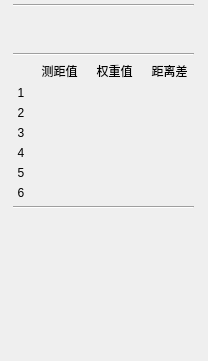
<?xml version="1.0" encoding="UTF-8"?>
<ui version="4.0">
 <class>usrtooltip</class>
 <widget class="QWidget" name="usrtooltip">
  <property name="geometry">
   <rect>
    <x>0</x>
    <y>0</y>
    <width>208</width>
    <height>361</height>
   </rect>
  </property>
  <property name="windowTitle">
   <string>Form</string>
  </property>
  <widget class="QWidget" name="verticalLayoutWidget">
   <property name="geometry">
    <rect>
     <x>13</x>
     <y>4</y>
     <width>181</width>
     <height>205</height>
    </rect>
   </property>
   <layout class="QVBoxLayout" name="verticalLayout" stretch="0,0,0,0,1,0">
    <item>
     <widget class="Line" name="line_3">
      <property name="orientation">
       <enum>Qt::Horizontal</enum>
      </property>
     </widget>
    </item>
    <item>
     <widget class="QLabel" name="labelPos">
      <property name="text">
       <string/>
      </property>
     </widget>
    </item>
    <item>
     <widget class="QLabel" name="labelTrack">
      <property name="text">
       <string/>
      </property>
     </widget>
    </item>
    <item>
     <widget class="Line" name="line">
      <property name="orientation">
       <enum>Qt::Horizontal</enum>
      </property>
     </widget>
    </item>
    <item>
     <layout class="QGridLayout" name="gridLayout" columnstretch="1,3,3,3">
      <item row="2" column="1">
       <widget class="QLabel" name="dist_2">
        <property name="text">
         <string/>
        </property>
        <property name="alignment">
         <set>Qt::AlignRight|Qt::AlignTrailing|Qt::AlignVCenter</set>
        </property>
       </widget>
      </item>
      <item row="5" column="1">
       <widget class="QLabel" name="dist_5">
        <property name="text">
         <string/>
        </property>
        <property name="alignment">
         <set>Qt::AlignRight|Qt::AlignTrailing|Qt::AlignVCenter</set>
        </property>
       </widget>
      </item>
      <item row="4" column="3">
       <widget class="QLabel" name="diff_4">
        <property name="text">
         <string/>
        </property>
        <property name="alignment">
         <set>Qt::AlignRight|Qt::AlignTrailing|Qt::AlignVCenter</set>
        </property>
       </widget>
      </item>
      <item row="6" column="1">
       <widget class="QLabel" name="dist_6">
        <property name="text">
         <string/>
        </property>
        <property name="alignment">
         <set>Qt::AlignRight|Qt::AlignTrailing|Qt::AlignVCenter</set>
        </property>
       </widget>
      </item>
      <item row="4" column="2">
       <widget class="QLabel" name="w_4">
        <property name="text">
         <string/>
        </property>
        <property name="alignment">
         <set>Qt::AlignRight|Qt::AlignTrailing|Qt::AlignVCenter</set>
        </property>
       </widget>
      </item>
      <item row="3" column="2">
       <widget class="QLabel" name="w_3">
        <property name="text">
         <string/>
        </property>
        <property name="alignment">
         <set>Qt::AlignRight|Qt::AlignTrailing|Qt::AlignVCenter</set>
        </property>
       </widget>
      </item>
      <item row="5" column="3">
       <widget class="QLabel" name="diff_5">
        <property name="text">
         <string/>
        </property>
        <property name="alignment">
         <set>Qt::AlignRight|Qt::AlignTrailing|Qt::AlignVCenter</set>
        </property>
       </widget>
      </item>
      <item row="3" column="3">
       <widget class="QLabel" name="diff_3">
        <property name="text">
         <string/>
        </property>
        <property name="alignment">
         <set>Qt::AlignRight|Qt::AlignTrailing|Qt::AlignVCenter</set>
        </property>
       </widget>
      </item>
      <item row="6" column="3">
       <widget class="QLabel" name="diff_6">
        <property name="text">
         <string/>
        </property>
        <property name="alignment">
         <set>Qt::AlignRight|Qt::AlignTrailing|Qt::AlignVCenter</set>
        </property>
       </widget>
      </item>
      <item row="6" column="2">
       <widget class="QLabel" name="w_6">
        <property name="text">
         <string/>
        </property>
        <property name="alignment">
         <set>Qt::AlignRight|Qt::AlignTrailing|Qt::AlignVCenter</set>
        </property>
       </widget>
      </item>
      <item row="0" column="2">
       <widget class="QLabel" name="titleWeight">
        <property name="text">
         <string>权重值</string>
        </property>
        <property name="alignment">
         <set>Qt::AlignCenter</set>
        </property>
       </widget>
      </item>
      <item row="5" column="2">
       <widget class="QLabel" name="w_5">
        <property name="text">
         <string/>
        </property>
        <property name="alignment">
         <set>Qt::AlignRight|Qt::AlignTrailing|Qt::AlignVCenter</set>
        </property>
       </widget>
      </item>
      <item row="4" column="1">
       <widget class="QLabel" name="dist_4">
        <property name="text">
         <string/>
        </property>
        <property name="alignment">
         <set>Qt::AlignRight|Qt::AlignTrailing|Qt::AlignVCenter</set>
        </property>
       </widget>
      </item>
      <item row="3" column="1">
       <widget class="QLabel" name="dist_3">
        <property name="text">
         <string/>
        </property>
        <property name="alignment">
         <set>Qt::AlignRight|Qt::AlignTrailing|Qt::AlignVCenter</set>
        </property>
       </widget>
      </item>
      <item row="0" column="1">
       <widget class="QLabel" name="titleDistance">
        <property name="text">
         <string>测距值</string>
        </property>
        <property name="alignment">
         <set>Qt::AlignCenter</set>
        </property>
       </widget>
      </item>
      <item row="2" column="2">
       <widget class="QLabel" name="w_2">
        <property name="text">
         <string/>
        </property>
        <property name="alignment">
         <set>Qt::AlignRight|Qt::AlignTrailing|Qt::AlignVCenter</set>
        </property>
       </widget>
      </item>
      <item row="1" column="2">
       <widget class="QLabel" name="w_1">
        <property name="text">
         <string/>
        </property>
        <property name="alignment">
         <set>Qt::AlignRight|Qt::AlignTrailing|Qt::AlignVCenter</set>
        </property>
       </widget>
      </item>
      <item row="2" column="3">
       <widget class="QLabel" name="diff_2">
        <property name="text">
         <string/>
        </property>
        <property name="alignment">
         <set>Qt::AlignRight|Qt::AlignTrailing|Qt::AlignVCenter</set>
        </property>
       </widget>
      </item>
      <item row="1" column="3">
       <widget class="QLabel" name="diff_1">
        <property name="text">
         <string/>
        </property>
        <property name="alignment">
         <set>Qt::AlignRight|Qt::AlignTrailing|Qt::AlignVCenter</set>
        </property>
       </widget>
      </item>
      <item row="1" column="1">
       <widget class="QLabel" name="dist_1">
        <property name="text">
         <string/>
        </property>
        <property name="alignment">
         <set>Qt::AlignRight|Qt::AlignTrailing|Qt::AlignVCenter</set>
        </property>
       </widget>
      </item>
      <item row="0" column="3">
       <widget class="QLabel" name="titleDiffDist">
        <property name="text">
         <string>距离差</string>
        </property>
        <property name="alignment">
         <set>Qt::AlignCenter</set>
        </property>
       </widget>
      </item>
      <item row="4" column="0">
       <widget class="QLabel" name="label_4">
        <property name="text">
         <string>4</string>
        </property>
        <property name="alignment">
         <set>Qt::AlignCenter</set>
        </property>
       </widget>
      </item>
      <item row="6" column="0">
       <widget class="QLabel" name="label_6">
        <property name="text">
         <string>6</string>
        </property>
        <property name="alignment">
         <set>Qt::AlignCenter</set>
        </property>
       </widget>
      </item>
      <item row="2" column="0">
       <widget class="QLabel" name="label_2">
        <property name="text">
         <string>2</string>
        </property>
        <property name="alignment">
         <set>Qt::AlignCenter</set>
        </property>
       </widget>
      </item>
      <item row="5" column="0">
       <widget class="QLabel" name="label_5">
        <property name="text">
         <string>5</string>
        </property>
        <property name="alignment">
         <set>Qt::AlignCenter</set>
        </property>
       </widget>
      </item>
      <item row="1" column="0">
       <widget class="QLabel" name="label_1">
        <property name="text">
         <string>1</string>
        </property>
        <property name="alignment">
         <set>Qt::AlignCenter</set>
        </property>
       </widget>
      </item>
      <item row="3" column="0">
       <widget class="QLabel" name="label_3">
        <property name="text">
         <string>3</string>
        </property>
        <property name="alignment">
         <set>Qt::AlignCenter</set>
        </property>
       </widget>
      </item>
      <item row="0" column="0">
       <widget class="QLabel" name="labelTagId">
        <property name="text">
         <string/>
        </property>
        <property name="alignment">
         <set>Qt::AlignCenter</set>
        </property>
       </widget>
      </item>
     </layout>
    </item>
    <item>
     <widget class="Line" name="line_2">
      <property name="orientation">
       <enum>Qt::Horizontal</enum>
      </property>
     </widget>
    </item>
   </layout>
  </widget>
  <widget class="QwtPlot" name="qwtPlot">
   <property name="geometry">
    <rect>
     <x>10</x>
     <y>220</y>
     <width>190</width>
     <height>130</height>
    </rect>
   </property>
  </widget>
 </widget>
 <customwidgets>
  <customwidget>
   <class>QwtPlot</class>
   <extends>QFrame</extends>
   <header>qwt_plot.h</header>
   <container>1</container>
  </customwidget>
 </customwidgets>
 <resources/>
 <connections/>
</ui>
